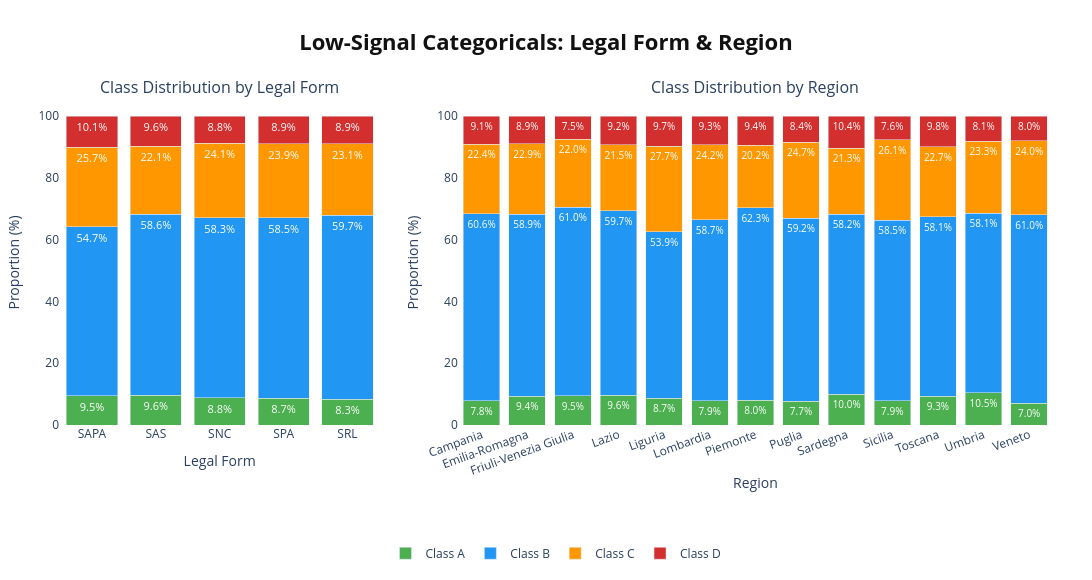

Notebook code cell kept with this figure:
### Markdown cell above
### 2.4 Segment-Level Variation: Legal Form and Region

We next test whether broad administrative descriptors such as `legal_form` and `region` meaningfully separate financial-health classes. If the class mix looks nearly identical across these groups, these variables are unlikely to provide strong standalone predictive power and may only help through interaction effects.

### Code cell
fig = make_subplots(
    rows=1, cols=2,
    subplot_titles=["Class Distribution by Legal Form", "Class Distribution by Region"],
    horizontal_spacing=0.08,
    column_widths=[0.35, 0.65]
)

# Legal Form
legal = pd.crosstab(train_df["legal_form"], train_df[TARGET], normalize="index")[CLASSES]

for cls in CLASSES:
    fig.add_trace(go.Bar(
        name=f"Class {cls}",
        x=legal.index.tolist(),
        y=(legal[cls] * 100).tolist(),
        marker_color=colors[cls],
        text=[f"{v*100:.1f}%" for v in legal[cls]],
        textposition="inside",
        textfont=dict(color="white", size=11),
        showlegend=True,
        legendgroup=cls,
    ), row=1, col=1)

# Region
region = pd.crosstab(train_df["region"], train_df[TARGET], normalize="index")[CLASSES]

for cls in CLASSES:
    fig.add_trace(go.Bar(
        name=f"Class {cls}",
        x=region.index.tolist(),
        y=(region[cls] * 100).tolist(),
        marker_color=colors[cls],
        text=[f"{v*100:.1f}%" for v in region[cls]],
        textposition="inside",
        textfont=dict(color="white", size=10),
        showlegend=False,
        legendgroup=cls,
    ), row=1, col=2)

fig.update_layout(
    barmode="stack",
    title={
        "text": "<b>Low-Signal Categoricals: Legal Form & Region</b>",
        "x": 0.5,
        "xanchor": "center",
        "font": dict(size=22, color="#111111")
    },
    legend=dict(
        orientation="h",
        yanchor="top",
        y=-0.35,
        xanchor="center",
        x=0.5
    ),
    plot_bgcolor="white",
    paper_bgcolor="white",
    width=1100,
    height=580,
    margin=dict(t=100, b=140, l=60, r=40),
)

fig.update_xaxes(title_text="Legal Form", row=1, col=1)
fig.update_xaxes(title_text="Region", tickangle=-20,title_standoff=0, row=1, col=2)
fig.update_yaxes(title_text="Proportion (%)", row=1, col=1)
fig.update_yaxes(title_text="Proportion (%)", row=1, col=2)

plt.savefig(OUTPUT_PATH / "Low-Signal Categoricals: Legal Form & Region.png", dpi=150, bbox_inches="tight")
fig.show()

### Figure 1 — Plotly figure (JSON) as saved in the notebook; plotly's stock layout.template omitted (floating-point values rounded to 4 significant figures)
{"data": [{"legendgroup": "A", "marker": {"color": "#4caf50"}, "name": "Class A", "showlegend": true, "text": ["9.5%", "9.6%", "8.8%", "8.7%", "8.3%"], "textfont": {"color": "white", "size": 11}, "textposition": "inside", "type": "bar", "x": ["SAPA", "SAS", "SNC", "SPA", "SRL"], "xaxis": "x", "y": [9.497, 9.645, 8.795, 8.662, 8.28], "yaxis": "y"}, {"legendgroup": "B", "marker": {"color": "#2196f3"}, "name": "Class B", "showlegend": true, "text": ["54.7%", "58.6%", "58.3%", "58.5%", "59.7%"], "textfont": {"color": "white", "size": 11}, "textposition": "inside", "type": "bar", "x": ["SAPA", "SAS", "SNC", "SPA", "SRL"], "xaxis": "x", "y": [54.75, 58.65, 58.31, 58.47, 59.72], "yaxis": "y"}, {"legendgroup": "C", "marker": {"color": "#ff9800"}, "name": "Class C", "showlegend": true, "text": ["25.7%", "22.1%", "24.1%", "23.9%", "23.1%"], "textfont": {"color": "white", "size": 11}, "textposition": "inside", "type": "bar", "x": ["SAPA", "SAS", "SNC", "SPA", "SRL"], "xaxis": "x", "y": [25.7, 22.06, 24.1, 23.95, 23.13], "yaxis": "y"}, {"legendgroup": "D", "marker": {"color": "#d32f2f"}, "name": "Class D", "showlegend": true, "text": ["10.1%", "9.6%", "8.8%", "8.9%", "8.9%"], "textfont": {"color": "white", "size": 11}, "textposition": "inside", "type": "bar", "x": ["SAPA", "SAS", "SNC", "SPA", "SRL"], "xaxis": "x", "y": [10.06, 9.645, 8.795, 8.917, 8.864], "yaxis": "y"}, {"legendgroup": "A", "marker": {"color": "#4caf50"}, "name": "Class A", "showlegend": false, "text": ["7.8%", "9.4%", "9.5%", "9.6%", "8.7%", "7.9%", "8.0%", "7.7%", "10.0%", "7.9%", "9.3%", "10.5%", "7.0%"], "textfont": {"color": "white", "size": 10}, "textposition": "inside", "type": "bar", "x": ["Campania", "Emilia-Romagna", "Friuli-Venezia Giulia", "Lazio", "Liguria", "Lombardia", "Piemonte", "Puglia", "Sardegna", "Sicilia", "Toscana", "Umbria", "Veneto"], "xaxis": "x2", "y": [7.835, 9.359, 9.5, 9.612, 8.728, 7.87, 8.04, 7.741, 10.04, 7.906, 9.293, 10.48, 7.021], "yaxis": "y2"}, {"legendgroup": "B", "marker": {"color": "#2196f3"}, "name": "Class B", "showlegend": false, "text": ["60.6%", "58.9%", "61.0%", "59.7%", "53.9%", "58.7%", "62.3%", "59.2%", "58.2%", "58.5%", "58.1%", "58.1%", "61.0%"], "textfont": {"color": "white", "size": 10}, "textposition": "inside", "type": "bar", "x": ["Campania", "Emilia-Romagna", "Friuli-Venezia Giulia", "Lazio", "Liguria", "Lombardia", "Piemonte", "Puglia", "Sardegna", "Sicilia", "Toscana", "Umbria", "Veneto"], "xaxis": "x2", "y": [60.61, 58.89, 61, 59.75, 53.87, 58.66, 62.31, 59.21, 58.23, 58.46, 58.11, 58.1, 61.04], "yaxis": "y2"}, {"legendgroup": "C", "marker": {"color": "#ff9800"}, "name": "Class C", "showlegend": false, "text": ["22.4%", "22.9%", "22.0%", "21.5%", "27.7%", "24.2%", "20.2%", "24.7%", "21.3%", "26.1%", "22.7%", "23.3%", "24.0%"], "textfont": {"color": "white", "size": 10}, "textposition": "inside", "type": "bar", "x": ["Campania", "Emilia-Romagna", "Friuli-Venezia Giulia", "Lazio", "Liguria", "Lombardia", "Piemonte", "Puglia", "Sardegna", "Sicilia", "Toscana", "Umbria", "Veneto"], "xaxis": "x2", "y": [22.42, 22.89, 22, 21.46, 27.68, 24.17, 20.23, 24.69, 21.29, 26.06, 22.75, 23.33, 23.97], "yaxis": "y2"}, {"legendgroup": "D", "marker": {"color": "#d32f2f"}, "name": "Class D", "showlegend": false, "text": ["9.1%", "8.9%", "7.5%", "9.2%", "9.7%", "9.3%", "9.4%", "8.4%", "10.4%", "7.6%", "9.8%", "8.1%", "8.0%"], "textfont": {"color": "white", "size": 10}, "textposition": "inside", "type": "bar", "x": ["Campania", "Emilia-Romagna", "Friuli-Venezia Giulia", "Lazio", "Liguria", "Lombardia", "Piemonte", "Puglia", "Sardegna", "Sicilia", "Toscana", "Umbria", "Veneto"], "xaxis": "x2", "y": [9.14, 8.855, 7.5, 9.187, 9.726, 9.3, 9.422, 8.368, 10.44, 7.572, 9.847, 8.095, 7.962], "yaxis": "y2"}], "layout": {"annotations": [{"font": {"size": 16}, "showarrow": false, "text": "Class Distribution by Legal Form", "x": 0.161, "xanchor": "center", "xref": "paper", "y": 1, "yanchor": "bottom", "yref": "paper"}, {"font": {"size": 16}, "showarrow": false, "text": "Class Distribution by Region", "x": 0.701, "xanchor": "center", "xref": "paper", "y": 1, "yanchor": "bottom", "yref": "paper"}], "barmode": "stack", "height": 580, "legend": {"orientation": "h", "x": 0.5, "xanchor": "center", "y": -0.35, "yanchor": "top"}, "margin": {"b": 140, "l": 60, "r": 40, "t": 100}, "paper_bgcolor": "white", "plot_bgcolor": "white", "title": {"font": {"color": "#111111", "size": 22}, "text": "<b>Low-Signal Categoricals: Legal Form & Region</b>", "x": 0.5, "xanchor": "center"}, "width": 1100, "xaxis": {"anchor": "y", "domain": [0, 0.322], "title": {"text": "Legal Form"}}, "xaxis2": {"anchor": "y2", "domain": [0.402, 1], "tickangle": -20, "title": {"standoff": 0, "text": "Region"}}, "yaxis": {"anchor": "x", "domain": [0, 1], "title": {"text": "Proportion (%)"}}, "yaxis2": {"anchor": "x2", "domain": [0, 1], "title": {"text": "Proportion (%)"}}}}
